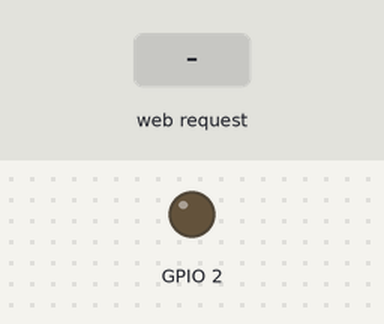
The sketch below on a simulated ESP32. On the bench: output pins drawn as LEDs (lit = HIGH). Dashed ring = blinking. Inputs (shaded band) come from the test bench. WiFi joins after 1.5 s; servers stay silent unless stated; random numbers use the default seed unless the sketch sets one; what the sketch prints to the serial monitor is not drawn.

Above: at 3.7 s.
3.8 s: HTTP request GET /on received
At 4.33 s:
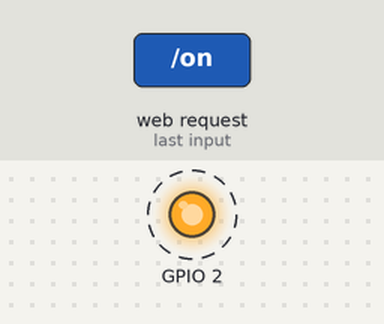
6.8 s: HTTP request GET /off received
Timing chart, 0 to 9.8 s (numbered marks = the images above; inputs shaded):
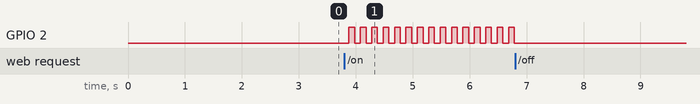

The sketch:

ESP32-Server-For-Bot.ino
```cpp
#include <Arduino.h>
#include <WiFi.h>
#include <WebServer.h>
#include <esp_wifi.h>


#define uS_TO_mS_FACTOR 1000ULL  // Conversion factor for milliseconds to microseconds
#define TIME_TO_SLEEP  200      // Time the ESP32 will sleep (in milliseconds)

const char *ssid = " "; //REPLACE WITH LOCAL WIFI NAME
const char *password = " "; //REPLACE WITH LOCAL WIFI PASSWORD

bool light = false;
WebServer server(80);

// Set your Static IP address
IPAddress local_IP(192, 168, 0, 184);
// Set your Gateway IP address
IPAddress gateway(192, 168, 0, 1);

IPAddress subnet(255, 255, 0, 0);
IPAddress primaryDNS(8, 8, 8, 8); // optional
IPAddress secondaryDNS(8, 8, 4, 4); // optional

void handleRoot()
{
  server.send(200, "text/plain", "CONNECTED TO SERVER.");

}

void handleOn() {
  light = true;
  Serial.println("LIGHT ON");
  delay(80);

  // Send a quick response back so Python knows it worked
  server.send(200, "text/plain", "ON_OK");
}

void handleOff() {
  //digitalWrite(2, LOW);
  light = false;
  //tft.fillScreen(0x0000);
  Serial.println("LIGHT OFF");

  // Send a quick response back so Python knows it worked
  server.send(200, "text/plain", "OFF_OK");
}

void handleRNG(){
  int randomnumber = random(0,100);
  Serial.println(randomnumber);
  server.send(200, "text/plain", String(randomnumber));
}

void setup() {

  Serial.begin(115200);
  setCpuFrequencyMhz(80);
  pinMode(2, OUTPUT);
  delay(1000);
  digitalWrite(2, LOW);
  // We start by connecting to a WiFi network
    // Configures static IP address
  if (!WiFi.config(local_IP, gateway, subnet, primaryDNS, secondaryDNS)) {
    Serial.println("STA Failed to configure");
  }
  Serial.println();
  Serial.println();
  Serial.print("Connecting to ");
  Serial.println(ssid);

  WiFi.begin(ssid, password);

  while (WiFi.status() != WL_CONNECTED) {
    delay(500);
    Serial.print(".");
  }

  Serial.println("");
  Serial.println("WiFi connected.");
  Serial.println("IP address: ");
  Serial.println(WiFi.localIP());

  server.on("/", HTTP_GET, handleRoot);
  server.on("/on", HTTP_GET, handleOn);
  server.on("/off", HTTP_GET, handleOff);
  server.on("/rng", HTTP_GET, handleRNG);

  esp_wifi_set_ps(WIFI_PS_MAX_MODEM);
  server.begin();
}

void loop() {
  server.handleClient();
  if(light == true)
  {
    digitalWrite(2, HIGH);
    delay(100);
    digitalWrite(2, LOW);
    delay(100);
  }
  else
  {
    digitalWrite(2, LOW);
  }

}
```

Measured:
- after the input at 3.8 s, GPIO 2: alternates HIGH for 0.10 s and LOW for 0.10 s, starting after 0.08 s
- after the input at 6.8 s, every drawn part: stays the same
